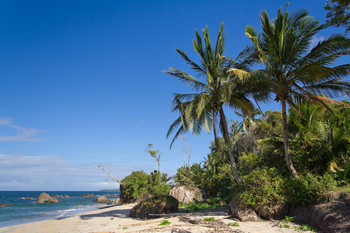
#> input picture images/beach.png, 350 x 233 px
$ python masking.py --image images/beach.png
#> lines starting #> are read from the running program, lines starting #| are printed output that depends on the picture; after the words box and inside, x2 and y2 are one past the last pixel; in counts of white or black regions, pixels touching at a corner belong together
import numpy as np
import argparse
import cv2

ap = argparse.ArgumentParser()
ap.add_argument("-i", "--image", required = True, help = "Path to the image")
args = vars(ap.parse_args())

image = cv2.imread(args["image"])
#> image is the input picture: shape (233, 350, 3); mean B, G, R 136, 110.4, 78.6
cv2.imshow("Original", image)
cv2.waitKey(0)

# [11 lines of commented-out code are left out]

mask = np.zeros(image.shape[:2], dtype = "uint8")
(cx, cy) = (image.shape[1] // 2, image.shape[0] // 2)
#> cx = 175; cy = 116
cv2.circle(mask, (cx, cy), 100, 255, -1)
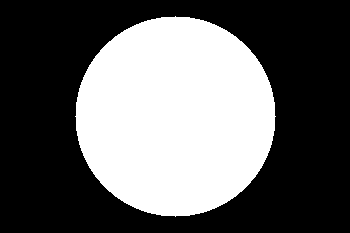
#> mask: shape (233, 350); 38.5% white; 1 white region, box (x1, y1, x2, y2) and area: (75, 16, 276, 217) 31417
masked = cv2.bitwise_and(image, image, mask = mask)
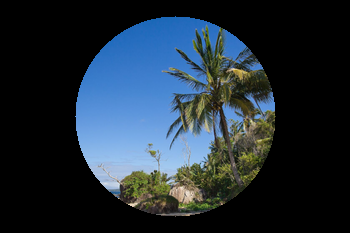
#> masked: shape (233, 350, 3); mean B, G, R 56.3, 45.3, 32.8
cv2.imshow("Mask", mask)
cv2.waitKey(0)
cv2.imshow("Mask Applied to Image", masked)
cv2.waitKey(0)

$ run again, on images/wave.png
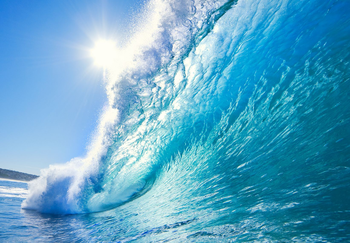
#> input picture images/wave.png, 350 x 243 px
#> image is the input picture: shape (243, 350, 3); mean B, G, R 199.1, 166.5, 93.5
#> `cv2.circle(mask, (cx, cy), 100, 255, -1)`:
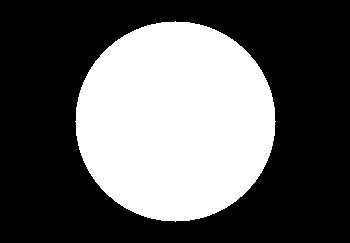
#> mask: shape (243, 350); 36.9% white; 1 white region, box (x1, y1, x2, y2) and area: (75, 21, 276, 222) 31417
#> `masked = cv2.bitwise_and(image, image, mask = mask)`:
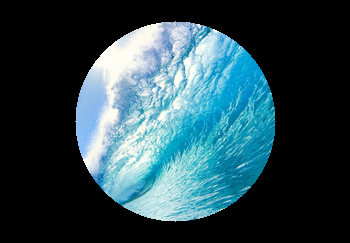
#> masked: shape (243, 350, 3); mean B, G, R 77.8, 70, 43.6
